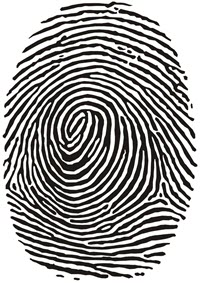
#> input picture Minutiae detection/fingerprint.jpg, 200 x 283 px
$ python minutia_detection.py
#> lines starting #> are read from the running program, lines starting #| are printed output that depends on the picture
import cv2

# Marking minutiae on image
def draw_circle(event, x, y, flags, param):
    global tmp, stop
    if event == cv2.EVENT_LBUTTONDOWN:
        cv2.circle(img, (x, y), 3, (0, 0, 255), -1)
        cv2.imshow("image", img)
    if event == cv2.EVENT_RBUTTONDOWN:
        cv2.circle(img, (x, y), 3, (0, 0, 255), -1)
        tmp = (x, y)
        stop = True
    if event == cv2.EVENT_RBUTTONUP:
        cv2.line(img, (x,y), tmp,  (0, 0, 255), 2, cv2.LINE_AA)
        cv2.circle(img, (x, y), 3, (0, 0, 255), -1)
        stop = False
    if event == cv2.EVENT_MOUSEMOVE:
        flag = stop
        img2 = img.copy()
        if flag:
            cv2.line(img2, tmp, (x,y),  (0, 0, 255), 2, cv2.LINE_AA)
        cv2.imshow("image", img2)


def nothing(x):
    pass

# Load image
img = cv2.imread("fingerprint.jpg")
#> img is the input picture: shape (283, 200, 3); mean B, G, R 155.5, 157, 157.9
cv2.namedWindow('image')
cv2.setMouseCallback('image', draw_circle)

# create trackbars for scaling
cv2.createTrackbar('Scale', 'image', 1, 10, nothing)

# create switch for ON/OFF functionality
switch = '0 : Not Scaling \n1 : Scaling'
cv2.createTrackbar(switch, 'image', 0, 1, nothing)
#> slider '0 : Not Scaling \n1 : Scaling' is set to 1

scale = cv2.getTrackbarPos('Scale', 'image')

cv2.imshow('image', img)

while (1):
    scale = cv2.getTrackbarPos('Scale', 'image')
    sw = cv2.getTrackbarPos(switch, 'image')
    if sw == 1:
        img = cv2.resize(img, None, fx=(1 + scale/10.0), fy=(1 + scale/10.0), interpolation=cv2.INTER_CUBIC)
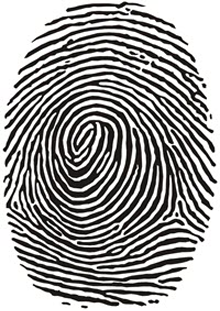
#> img: shape (311, 220, 3); mean B, G, R 154.7, 155.9, 156.7
        cv2.setTrackbarPos(switch, 'image', 0)
        cv2.imshow("image", img)
    if cv2.waitKey(20) & 0xFF == 27:
#> (key Esc is pressed here)
        break
cv2.destroyAllWindows()
